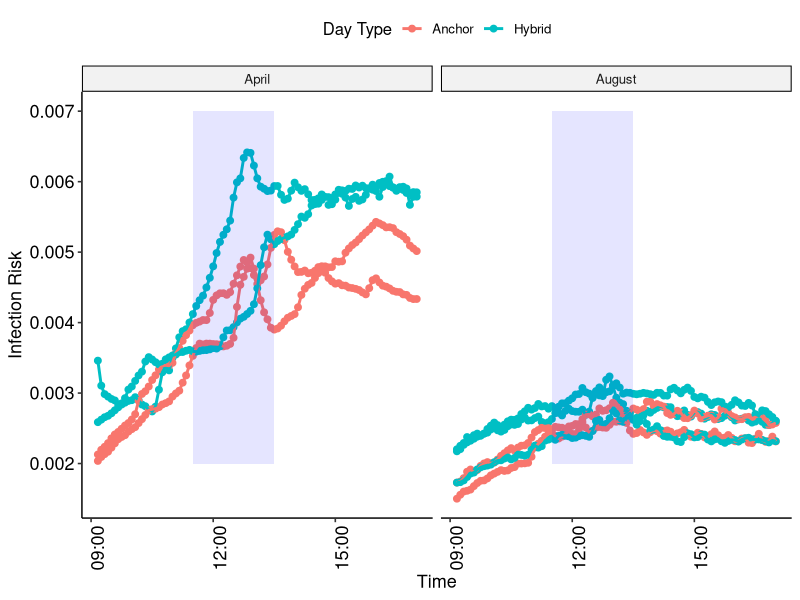
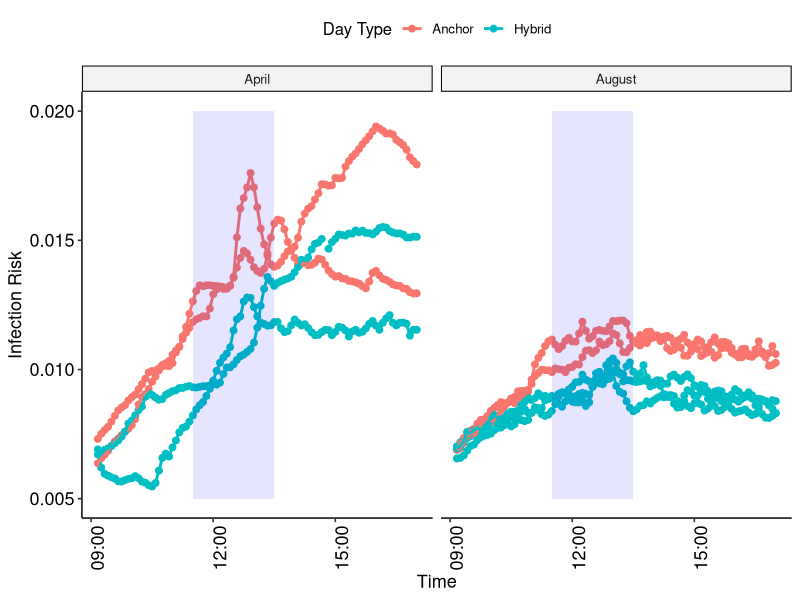
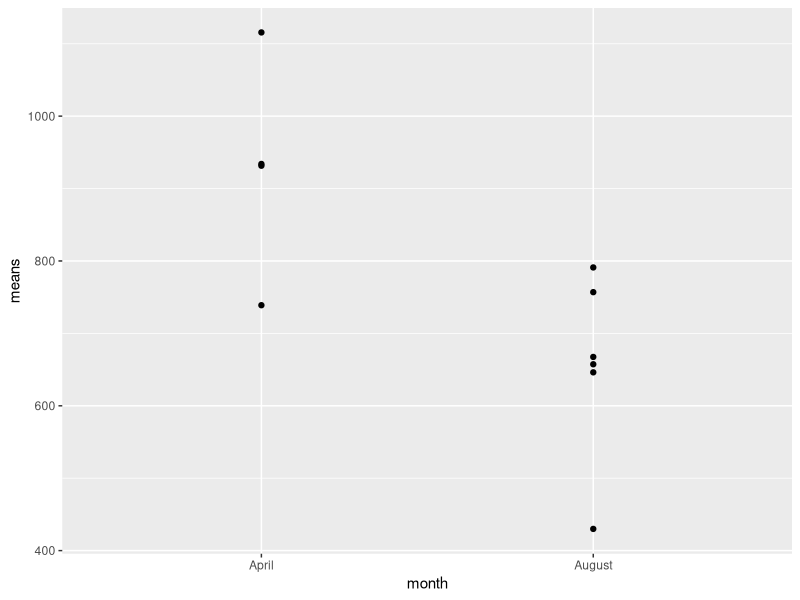

The R source for these figures, in order:
library(readxl)

sensordata<- read_excel("sensor_data_combined_risk_v3.xlsx")

#-----------Setting Parameters-------------------------------------------------------------------

C.0<-400/1000000 #assumed ambient CO2 ppm convert to fraction
I<-1 #number of infectors (assumed)
q<-20 #quantum generation rate per person (quanta/hr), from Iwamura & Tsutsumi 2023
t<-5/60 #total exposure time (5 min in units of hr)
C.a<-0.038 #Rudnick & Milton (volume fraction of CO2 added to exhaled breath during breathing)

#calculating f (from Rudnick & Milton) per time point per sensor
sensordata$f.1<-(as.numeric(sensordata$`Sensor 1 CO2`)-C.0)/1000000/C.a
sensordata$f.2<-(as.numeric(sensordata$`Sensor 2 CO2`)-C.0)/1000000/C.a

#averaging f across the two sensors with equation #3
sensordata$f<-sensordata$f.1+sensordata$f.2/2

#----------------------Infection Risk assuming 1 Infected Person in Total Occupancy----------------------

#calculating infection risk with Rudnick & Milton equation #8
sensordata$infectionrisk<-1-exp(-sensordata$f*I*q*t/sensordata$n)

require(ggplot2)
require(ggpubr)

startlunch<-as.POSIXct("1899-12-31 11:30:00")
endlunch<-as.POSIXct("1899-12-31 1:30:00")

ggplot(data=sensordata[sensordata$`Day Type`!="None",],aes(x=Time,y=infectionrisk,group=Day,color=`Day Type`))+geom_point(size=2)+geom_line(size=1)+
  facet_wrap(~Month)+
  scale_x_datetime(name="Time")+
  scale_y_continuous(name="Infection Risk")+
  theme_pubr()+
  annotate("rect",xmin=sensordata$Time[29],xmax=sensordata$Time[53],ymin=0.002,ymax=0.007,alpha=.1,fill="blue")+
  theme(axis.text.x=element_text(angle=90),axis.title = element_text(size=13),
        axis.text=element_text(size=13))

summary(sensordata$infectionrisk[sensordata$Month=="April" & sensordata$`Day Type`=="Anchor"])
sd(sensordata$infectionrisk[sensordata$Month=="April" & sensordata$`Day Type`=="Anchor"])
summary(sensordata$infectionrisk[sensordata$Month=="April" & sensordata$`Day Type`=="Hybrid"])
sd(sensordata$infectionrisk[sensordata$Month=="April" & sensordata$`Day Type`=="Hybrid" & !is.na(sensordata$infectionrisk)])


summary(sensordata$infectionrisk[sensordata$Month=="August" & sensordata$`Day Type`=="Anchor"])
sd(sensordata$infectionrisk[sensordata$Month=="August" & sensordata$`Day Type`=="Anchor"])
summary(sensordata$infectionrisk[sensordata$Month=="August" & sensordata$`Day Type`=="Hybrid"])
sd(sensordata$infectionrisk[sensordata$Month=="August" & sensordata$`Day Type`=="Hybrid"])

#-----------------Infection Risk assuming same prevalence (ratio of infected person to occupancy)-----------

#assumed prevalence: 20% (1/5)

I<-1
n<-5

#calculating infection risk with Rudnick & Milton equation #8
sensordata$infectionrisk2<-1-exp(-sensordata$f*I*q*t/n)

require(ggplot2)
require(ggpubr)

startlunch<-as.POSIXct("1899-12-31 11:30:00")
endlunch<-as.POSIXct("1899-12-31 1:30:00")

ggplot(data=sensordata[sensordata$`Day Type`!="None",],aes(x=Time,y=infectionrisk2,group=Day,color=`Day Type`))+geom_point(size=2)+geom_line(size=1)+
  facet_wrap(~Month)+
  scale_x_datetime(name="Time")+
  scale_y_continuous(name="Infection Risk")+
  theme_pubr()+
  annotate("rect",xmin=sensordata$Time[29],xmax=sensordata$Time[53],ymin=0.005,ymax=0.02,alpha=.1,fill="blue")+
  theme(axis.text.x=element_text(angle=90),axis.title = element_text(size=13),
        axis.text=element_text(size=13))

summary(sensordata$infectionrisk2[sensordata$Month=="April" & sensordata$`Day Type`=="Anchor"])
sd(sensordata$infectionrisk2[sensordata$Month=="April" & sensordata$`Day Type`=="Anchor"])
summary(sensordata$infectionrisk2[sensordata$Month=="April" & sensordata$`Day Type`=="Hybrid"])
sd(sensordata$infectionrisk2[sensordata$Month=="April" & sensordata$`Day Type`=="Hybrid" & !is.na(sensordata$infectionrisk2)])

summary(sensordata$infectionrisk2[sensordata$Month=="August" & sensordata$`Day Type`=="Anchor"])
sd(sensordata$infectionrisk2[sensordata$Month=="August" & sensordata$`Day Type`=="Anchor"])
summary(sensordata$infectionrisk2[sensordata$Month=="August" & sensordata$`Day Type`=="Hybrid"])
sd(sensordata$infectionrisk2[sensordata$Month=="August" & sensordata$`Day Type`=="Hybrid" & !is.na(sensordata$infectionrisk2)])

#summary statistics of f----------------------------------------

summary(sensordata$f[sensordata$Month=="August" & sensordata$`Day Type`=="Anchor"])
summary(sensordata$f[sensordata$Month=="August" & sensordata$`Day Type`=="Hybrid"])

summary(sensordata$f[sensordata$Month=="April" & sensordata$`Day Type`=="Anchor"])
summary(sensordata$f[sensordata$Month=="April" & sensordata$`Day Type`=="Hybrid"])

#What would CO2 be if we assumed 1 ACH------------------------------
anchor<-1141 #(50 people)
peopleanchor<-50
hybrid<-444 #(3 people)
peoplehybrid<-3

#used: https://forhealth.org/tools/co2-calculator/

#calculating f (from Rudnick & Milton) per time point per sensor
anchorf<-(anchor-C.0)/1000000/C.a
hybridf<-(hybrid-C.0)/1000000/C.a


anchorrisk<-1-exp(-anchorf*I*q*t/peopleanchor)
hybridrisk<-1-exp(-hybridf*I*q*t/peoplehybrid)

anchorrisk-hybridrisk

#Statistical models

maxs<-rep(NA,length(table(sensordata$Day)))
means<-rep(NA,length(table(sensordata$Day)))
month<-rep(NA,length(table(sensordata$Day)))
ntotal<-rep(NA,length(table(sensordata$Day)))
  
days<-unique(sensordata$Day)

for (i in 1:length(maxs)){
  maxs[i]<-max(sensordata$`Sensor 2 CO2`[sensordata$Day==days[i]])
  means[i]<-mean(sensordata$`Sensor 2 CO2`[sensordata$Day==days[i]])
  month[i]<-sensordata$Month[sensordata$Day==days[i]][1]
  ntotal[i]<-sensordata$n[sensordata$Day==days[i]][1]
}

frame.all<-data.frame(maxs,means,month,ntotal)
  
sensormodel1<-lm(means~month + ntotal,frame.all)
summary(sensormodel1)

windows()
ggplot(frame.all,aes(x=month,y=means))+
  geom_point()+
  stat_smooth(method = "lm", 
              formula = y ~ x, 
              geom = "smooth") 


sensormodel2<-lm(maxs~month + ntotal,frame.all)
summary(sensormodel2)

library(readr)
occupancy_data <- read_csv("occupancy data.csv")

occupancymodel<-lm(n~Month + `Day Type`,occupancy_data)
summary(occupancymodel)
